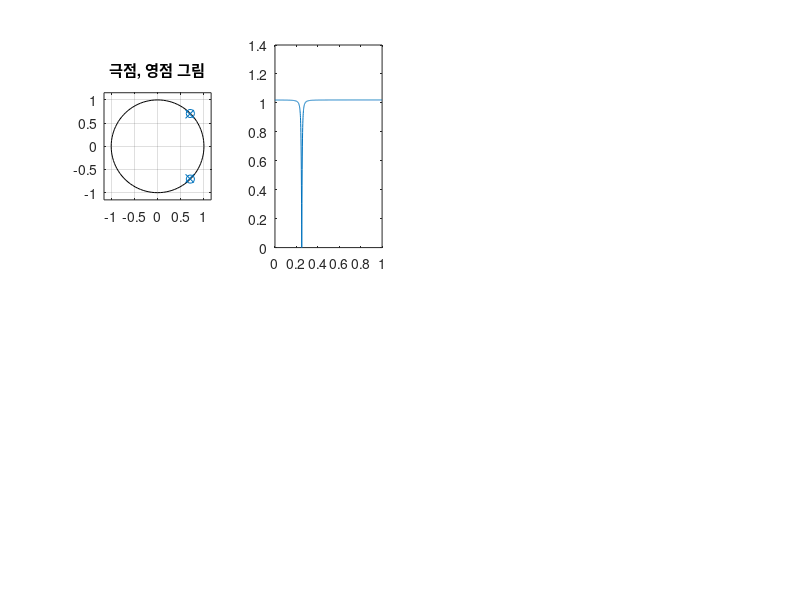

Recreate this plot in MATLAB. (Note: this script raises an error after producing the figure.)
r1=0.98; theta=pi/4; % 시스템 극 파라미터 설정
b1=[1 -2*cos(theta) 1]; % 전달 함수의 분자 계수
a1=[1 -2*r1*cos(theta) r1^2]; % 전달 함수의 분모 계수
[H1,w1]=freqz(b1,a1,1000); % 주파수 응답 계산
[h1,t1]=impz(b1,a1,300); % 임펄스 응답 계산
r2=0.5; % 시스템 극 파라미터 설정
b2=[1 -2*cos(theta) 1]; % 전달 함수의 분자 계수
a2=[1 -2*r2*cos(theta) r2^2]; % 전달 함수의 분모 계수
[H2,w2]=freqz(b2,a2,1000); % 주파수 응답 계산
[h2,t2]=impz(b2,a2,300); % 임펄스 응답 계산
figure(1)
subplot(2,4,1);
zplane(b1,a1);
title('극점, 영점 그림')
subplot(2,4,2); 
plot(w1/pi,abs(H1)); % 진폭 응답 그림
xline(theta/pi, '--'); % x축에 수직인 점선
title('진폭 응답'); % 그림 제목
xlabel('\omega/\pi'); grid on; % x축 라벨 및 그리드 표시
subplot(2,4,3)
plot(w1/pi,unwrap(angle(H1))/pi); % 위상 응답 그림
xline(theta/pi, '--'); % x축에 수직인 점선
title('위상 응답'); % 그림 제목
xlabel('\omega/\pi'); ylabel('rad/\pi'); grid on; % x, y축 라벨 및 그리드 표시
subplot(2,4,4); 
plot(t1,h1); % 임펄스 응답 그림
title('임펄스 응답'); % 그림 제목
xlabel('n'); grid on; % x축 라벨 및 그리드 표시

subplot(2,4,5)
zplane(b2,a2);
title('극점, 영점 그림')
subplot(2,4,6); 
plot(w2/pi,abs(H2)); % 진폭 응답 그림
xline(theta/pi, '--'); % x축에 수직인 점선
title('진폭 응답'); % 그림 제목
xlabel('\omega/\pi'); grid on; % x축 라벨 및 그리드 표시
subplot(2,4,7)
plot(w2/pi,unwrap(angle(H2))/pi); % 위상 응답 그림
xline(theta/pi, '--'); % x축에 수직인 점선
title('위상 응답'); % 그림 제목
xlabel('\omega/\pi'); ylabel('rad/\pi'); grid on; % x, y축 라벨 및 그리드 표시
subplot(2,4,8); 
plot(t2,h2); % 임펄스 응답 그림
title('임펄스 응답'); % 그림 제목
xlabel('n'); grid on; % x축 라벨 및 그리드 표시